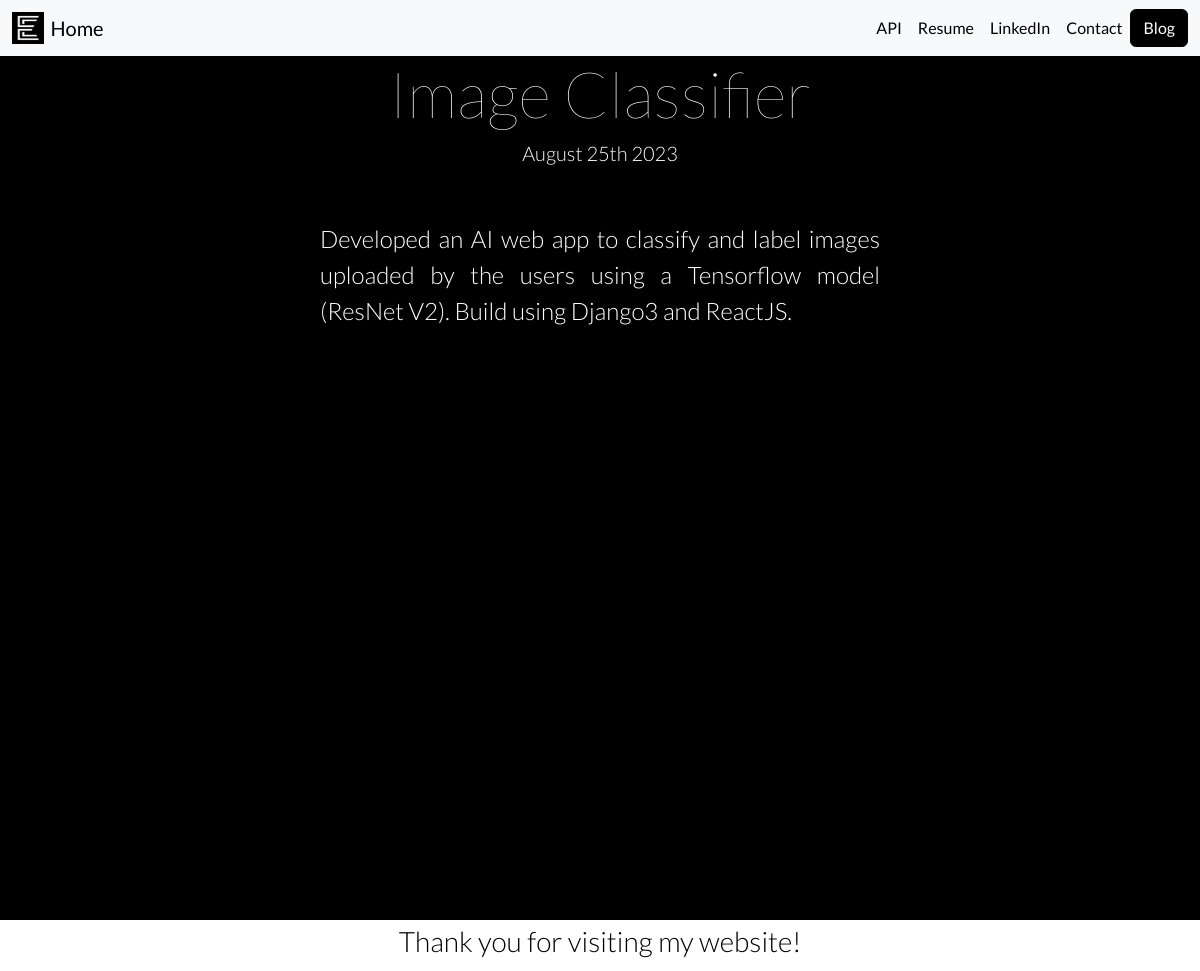
The page /portfolio/8/ on the database its author committed.
### portfolio/models.py (models this page shows, shortened)
class Project(models.Model):
    title = models.CharField(max_length=100)
    description = models.TextField(max_length=700)
    image = models.ImageField(upload_to='portfolio/images/')
    url = models.URLField(blank=True)
    dateProject = models.DateField(default=datetime.date.today)
    youtubeResourceID = models.CharField(blank=True,max_length=500)
    imageResource = models.ImageField(blank=True,upload_to='portfolio/images/')

### portfolio/views.py (the view)
# urls.py: path('<int:project_id>/', views.detailProject, name='detailProject'),
def detailProject(request, project_id):
    project = get_object_or_404(Project, pk=project_id)
    return render(request, 'portfolio/detail.html', {'project': project})

### portfolio/templates/portfolio/detail.html (shortened to what this page needs)
{% extends 'portfolio/base.html' %}
{% block content %}
<div>
    <div class="caja-titulo-fecha">
        <h1>{{ project.title }}</h1>
        <h5>{{ project.dateProject|date:'F jS Y' }}</h2>
    </div>
</div>
<div class="desc">
    <p style="text-align: justify;"> {{ project.description }} </p>
</div>
{% endblock %}

### portfolio/static/portfolio/custom.css (style rules this page uses)
body { background-color: black; font-family: 'Lato', sans-serif; color: white; }
body, html { height: 100%; }
h1 { color: white; font-weight: 100; font-size: 4rem; }
p { font-size: 1.5rem; }
.caja-titulo-fecha { text-align: center; }
h5 { color: white; font-weight: 300; }
.desc { text-align: center; padding: 20rem; padding-top: 3rem; padding-bottom: 3rem; color:white; font-weight: 300; }
:root, [data-bs-theme="light"] { --bs-link-color: black; --bs-link-hover-color: black; }

### rows shown on the page
Project: title "Image Classifier", dateProject "August 25th 2023", description "Developed an AI web app to classify and label images uploaded by the users using a Tensorflow model (ResNet V2). Build using Django3 and ReactJS."
